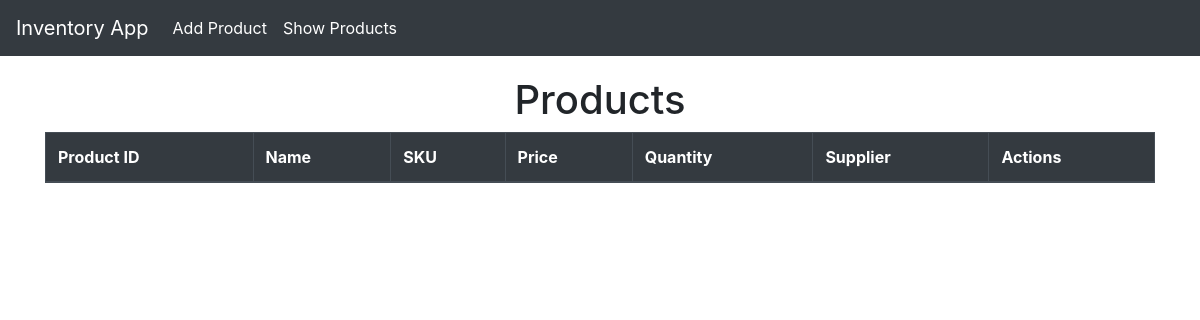
The page /list/ on the database as committed earlier.
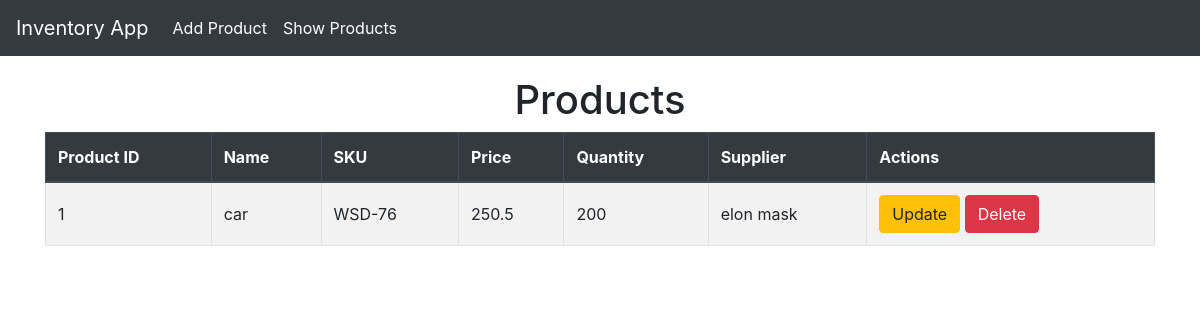
The same page on the database as committed later.
### myapp/models.py (models this page shows, shortened)
class Products(models.Model):
    product_id = models.AutoField(primary_key=True)
    name = models.CharField(max_length=100)
    sku = models.CharField(max_length=50, unique=True)
    price = models.FloatField()
    quantity = models.IntegerField()
    supplier = models.CharField(max_length=100)
    description = models.TextField()

### myapp/views.py (the view)
# urls.py: path('list/', views.product_list_view, name='product-list'),
def product_list_view(request):
    products = Products.objects.all()
    return render(request, 'InvApp/product_list.html', {'products': products})

### myapp/templates/InvApp/product_list.html (shortened to what this page needs)
{% extends "invApp/layout.html" %}
{% block content %}
    <h1 class="text-center">Products</h1>
    <table class="table table-bordered table-striped ">
        <thead class="thead-dark">
            <tr>
                <th>Product ID</th>
                <th>Name</th>
                <th>SKU</th>
                <th>Price</th>
                <th>Quantity</th>
                <th>Supplier</th>
                <th>Actions</th>
            </tr>
        </thead>
        <tbody>
            {% for product in products %}
            <tr>
                <td>{{ product.product_id }} </td>
                <td>{{ product.name }} </td>
                <td>{{ product.sku }} </td>
                <td>{{ product.price }} </td>
                <td>{{ product.quantity }} </td>
                <td>{{ product.supplier }} </td>
                <td>
                    <a href="{% url 'product-update' product.product_id %}" class="btn btn-warning" >Update</a>
                    <a href="{% url 'product-delete' product.product_id %}" class="btn btn-danger" >Delete</a>
                </td>
            </tr>
            {% endfor %}
        </tbody>
    </table>
{% endblock %}

### myapp/templates/InvApp/layout.html (shortened to what this page needs)
<!DOCTYPE html>
<html lang="en">
<head>
    <link href="https://cdn.jsdelivr.net/npm/bootstrap@4.5.2/dist/css/bootstrap.min.css" rel="stylesheet">
</head>
<body>
    <nav class="navbar navbar-expand-lg navbar-dark fixed-top">
        <a class="navbar-brand" href="{% url 'home' %}">Inventory App</a>
        <div class="collapse navbar-collapse" id="navbarNav">
            <ul class="navbar-nav">
                <li class="nav-item">
                    <a class="nav-link" href="{% url 'product-create' %}">Add Product</a>
                </li>
                <li class="nav-item">
                    <a class="nav-link" href="{% url 'product-list' %}">Show Products</a>
                </li>
            </ul>
        </div>
    </nav>
    <div class="container">
        {% block content %}{% endblock  %}
    </div>
</body>
</html>

### myapp/templates/InvApp/layout.html (style rules this page uses)
body { padding-top: 56px; }
.navbar { background-color: #343a40; }
.navbar-brand, .nav-link { color: #fff !important; }
.container { margin-top: 20px; }
.table th, .table td { vertical-align: middle; }

Rows that differ between the two databases and show on the page:
added Products: product_id "1", name "car", sku "WSD-76", price "250.5", quantity "200", supplier "elon mask"
